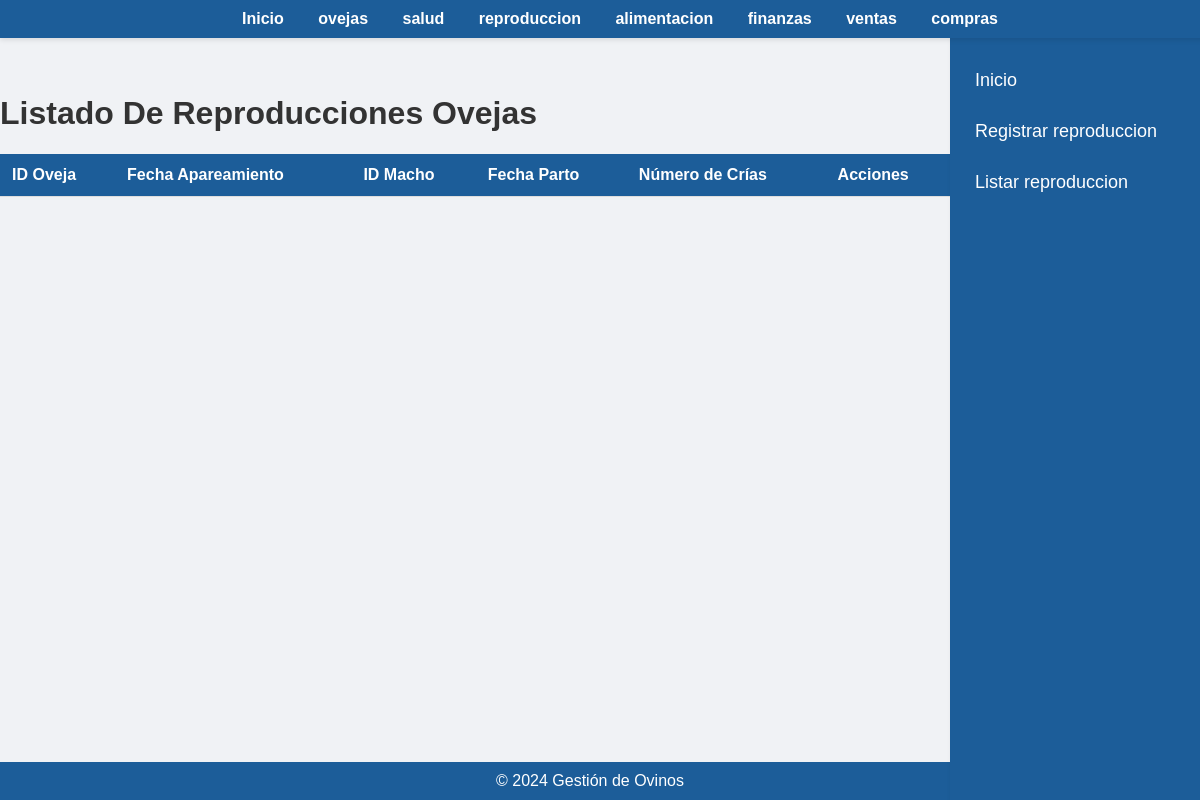
The app's page /listar_reproduccion (signed in), older data.
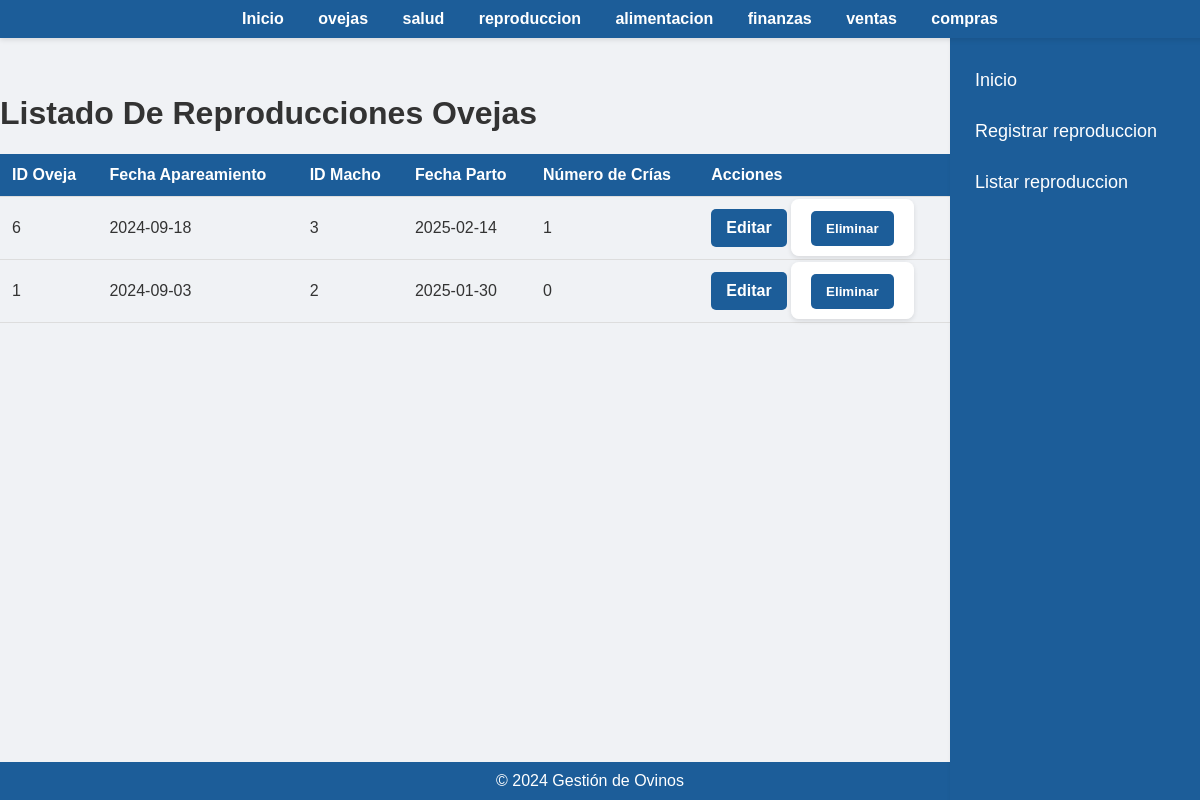
The same page, newer data.
### app/models.py (models this page shows)
class Reproduccion(db.Model):
    id = db.Column(db.Integer, primary_key=True)
    id_oveja = db.Column(db.Integer, db.ForeignKey('oveja.id'), nullable=False)
    fecha_apareamiento = db.Column(db.Date, nullable=False)
    id_macho = db.Column(db.Integer, db.ForeignKey('oveja.id'), nullable=True)
    fecha_parto = db.Column(db.Date, nullable=True)
    num_crias = db.Column(db.Integer, nullable=True)
    user_id = db.Column(db.Integer, db.ForeignKey('user.id'), nullable=False)
    oveja = db.relationship('Oveja', foreign_keys=[id_oveja], backref='reproducciones')
    macho = db.relationship('Oveja', foreign_keys=[id_macho], backref='reproducciones_macho')
    user = db.relationship('User', backref='reproducciones')

### app/routes.py (the view)
@app.route('/listar_reproduccion')
@login_required
def listar_reproduccion():
    reproducciones = Reproduccion.query.filter_by(user_id=current_user.id).all()
    return render_template('listar_reproduccion.html', reproducciones=reproducciones)

### app/__init__.py (called while the page is built)
@login_manager.user_loader
def load_user(user_id):
    return User.query.get(int(user_id))

### app/templates/listar_reproduccion.html (shortened to what this page needs)
<!DOCTYPE html>
<html lang="es">
<head>
    <link rel="stylesheet" href="{{ url_for('static', filename='styles.css') }}">
</head>
<body>
    <div class="navbar">
        <a href="{{ url_for('index') }}">Inicio</a>
        <a href="{{ url_for('oveja') }}"> ovejas  </a>
        <a href="{{ url_for('salud') }}">salud</a>
        <a href="{{url_for('reproduccion')}}"> reproduccion</a>
        <a href="{{url_for('alimentacion')}}">alimentacion</a></li>
        <a href="{{url_for('finanzas')}}">finanzas</a></li>
        <a href="{{url_for('venta')}}">ventas</a></li>
        <a href="{{url_for('compra')}}">compras</a></li>
    </div>
    <footer>
        &copy; 2024 Gestión de Ovinos
    </footer>
    <div class="sidebar">
    <a href="{{ url_for('index') }}">Inicio</a>
    <a href="{{url_for('registrar_reproduccion')}}">Registrar reproduccion</a>
    <a href="{{url_for('listar_reproduccion')}}">Listar  reproduccion</a></li>
    </div>
    <h1>Listado De Reproducciones Ovejas</h1>
    <table>
        <thead>
            <tr>
                <th>ID Oveja</th>
                <th>Fecha Apareamiento</th>
                <th>ID Macho</th>
                <th>Fecha Parto</th>
                <th>Número de Crías</th>
                <th>Acciones</th>
            </tr>
        </thead>
        <tbody>
            {% for reproduccion in reproducciones %}
            <tr>
                <td>{{ reproduccion.id_oveja }}</td>
                <td>{{ reproduccion.fecha_apareamiento.strftime('%Y-%m-%d') }}</td>
                <td>{{ reproduccion.id_macho }}</td>
                <td>{{ reproduccion.fecha_parto.strftime('%Y-%m-%d') }}</td>
                <td>{{ reproduccion.num_crias }}</td>
                <td>
                    <a href="{{ url_for('editar_reproduccion', id=reproduccion.id) }}"class='btn'>Editar</a>
                    <form action="{{ url_for('eliminar_reproduccion', id=reproduccion.id) }}" method="POST" style="display:inline;">
                        <button type="submit" onclick="return confirm('¿Estás seguro de que deseas eliminar este registro de reproducción?');">Eliminar</button>
                    </form>
                </td>
            </tr>
            {% endfor %}
        </tbody>
    </table>
</body>
</html>

Row changes from the older to the newer data that the page shows:
added Reproduccion: id_oveja "6", fecha_apareamiento "2024-09-18", id_macho "3", fecha_parto "2025-02-14", num_crias "1"
added Reproduccion: id_oveja "1", fecha_apareamiento "2024-09-03", id_macho "2", fecha_parto "2025-01-30", num_crias "0"
